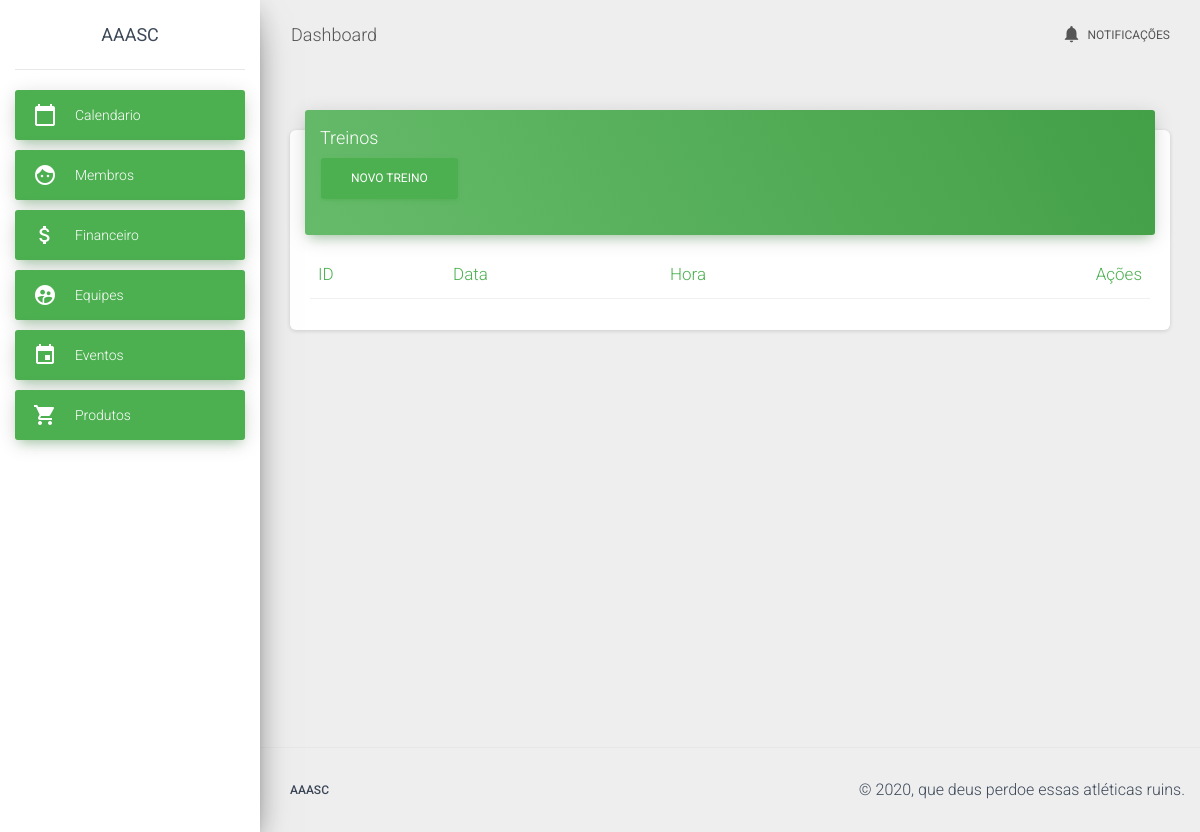
The page /training/list on the database as committed earlier.
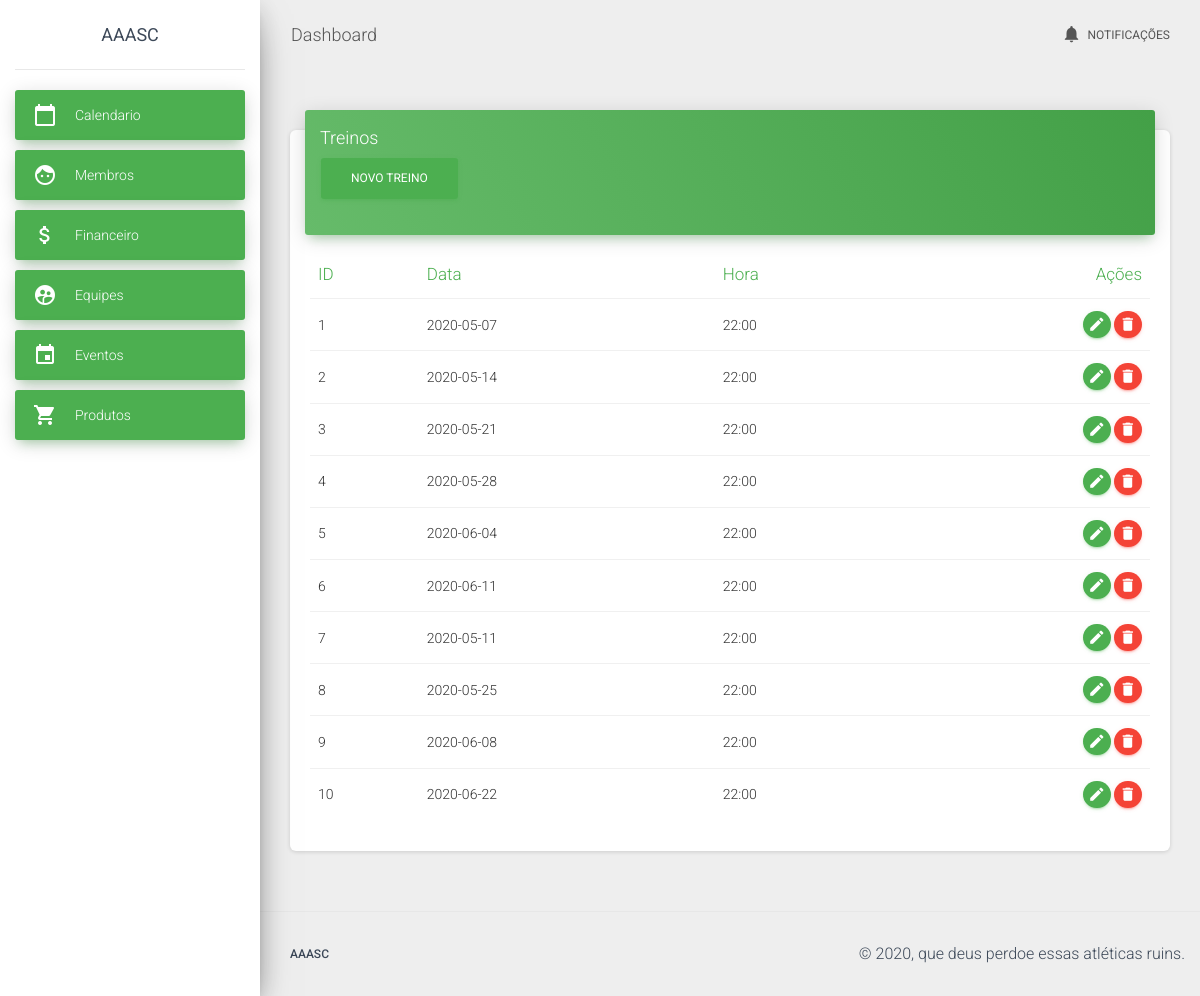
The same page on the database as committed later.
### app/models/training.py (models this page shows, shortened)
class Training(db.Model):
    __tablename__ = "training"
    id = db.Column(db.Integer, primary_key=True, autoincrement=True)
    description = db.Column(db.String)
    date = db.Column(db.DateTime)
    time = db.Column(db.DateTime)
    team_id = db.Column(db.Integer, db.ForeignKey('team.id'))
    _loaded = False
    @property
    def str_date(self):
        if self.date:
            return datetime.datetime.strftime(self.date, '%Y-%m-%d')
        else:
            return False
    @staticmethod
    def load_all():
        result = Training.query.all()
        return result
    @property
    def str_time(self):
        if self.time:
            return datetime.datetime.strftime(self.time, '%H:%M')
        else:
            return False

### app/controllers/training.py (the view)
@app.route("/training/list")
@app.route('/training/list/<int:team_id>')
def list_training(team_id=-1):
    if team_id == -1:
        trainings = Training.load_all()
    else:
        trainings = Training.load_team(team_id)
    team = Team.load(team_id)
    return render_template("./team/list_training.html", trainings=trainings,
                           team=team)

### app/models/team.py (called while the page is built)
    @staticmethod
    def load(id=-1):
        if id != -1:
            return Team.query.filter_by(id=id).first()
        else:
            return Team()

### app/templates/team/list_training.html (shortened to what this page needs)
{% extends "template.html" %}
{% block content %}
<div class="row">
  <div class="col">
    <div class="card">
      <div class="card-header card-header-success">
        <h4 class="card-title">Treinos</h4>
        <p class="category">
          <a href="{{url_for('edit_training', team_id=team.id)}}" class="btn btn-success">Novo treino</a>
        </p>
      </div>
      <div class="card-body table-responsive">
        <table class="table table-hover">
          <thead class="text-success">
            <th>ID</th>
            <th>Data</th>
            <th>Hora</th>
            <th class="text-right">Ações</th>
          </thead>
          <tbody>
            {% for training in trainings %}
              <tr>
                <td>{{ training.id }}</td>
                <td>{{ training.str_date }}</td>
                <td>{{ training.str_time }}</td>
                <td class="td-actions text-right">
                  <a href="{{url_for('edit_training', team_id=team.id, training_id=training.id)}}" rel="tooltip" class="btn btn-success btn-round">
                      <i class="material-icons">edit</i>
                  </a>
                  <a href="{{url_for('delete_training', training_id=training.id)}}" rel="tooltip" class="btn btn-danger btn-round">
                      <i class="material-icons">delete</i>
                  </a>
                </td>
              </tr>
            {% endfor %}
          </tbody>
        </table>
      </div>
    </div>
  </div>
</div>
{% endblock %}

Rows that differ between the two databases and show on the page:
added Training: id "1", str_date "2020-05-07", str_time "22:00"
added Training: id "2", str_date "2020-05-14", str_time "22:00"
added Training: id "3", str_date "2020-05-21", str_time "22:00"
added Training: id "4", str_date "2020-05-28", str_time "22:00"
added Training: id "5", str_date "2020-06-04", str_time "22:00"
added Training: id "6", str_date "2020-06-11", str_time "22:00"
added Training: id "7", str_date "2020-05-11", str_time "22:00"
added Training: id "8", str_date "2020-05-25", str_time "22:00"
added Training: id "9", str_date "2020-06-08", str_time "22:00"
added Training: id "10", str_date "2020-06-22", str_time "22:00"
